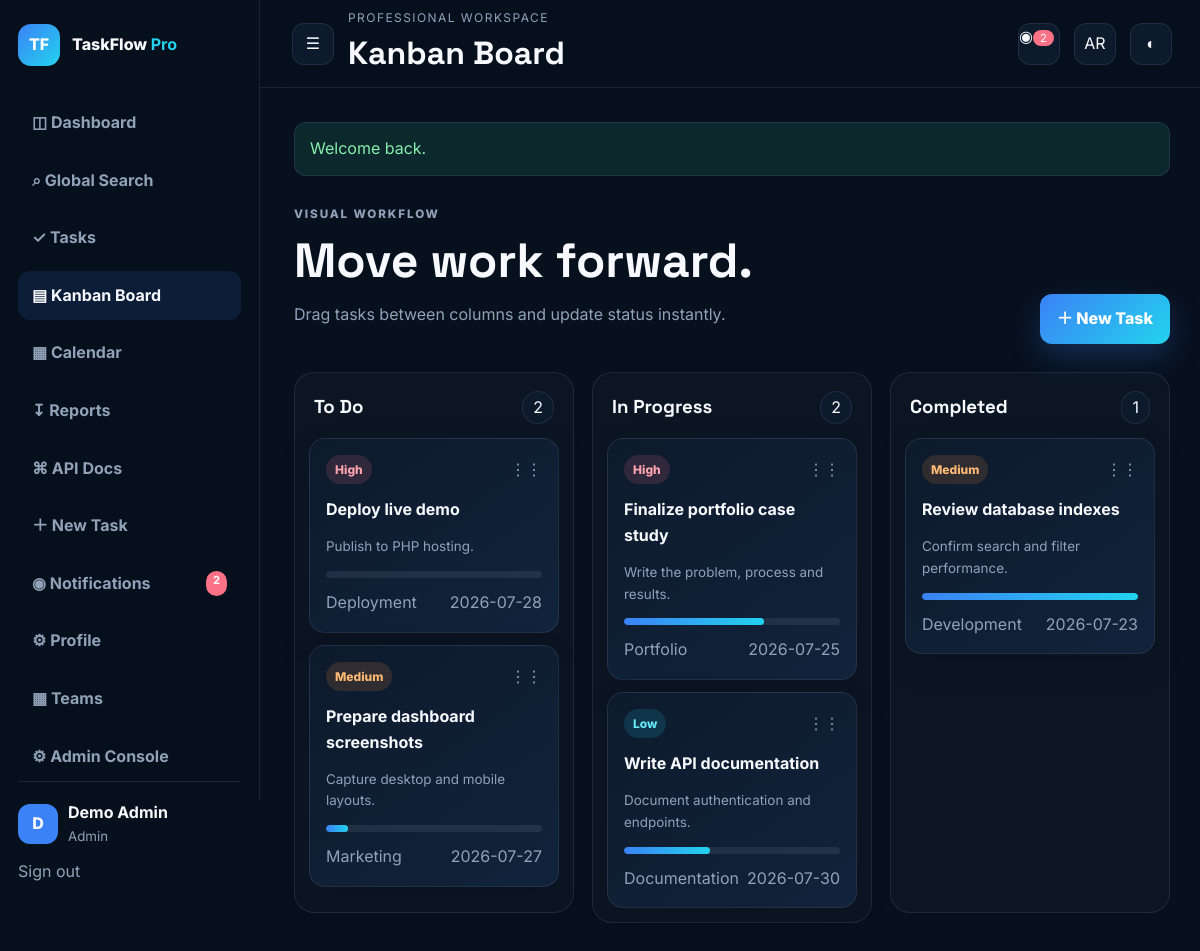
Screenshot of /tasks/kanban.php (signed in) with the database file from the repository.
### tables this page shows
CREATE TABLE users(
 id BIGINT UNSIGNED AUTO_INCREMENT PRIMARY KEY,
 name VARCHAR(80) NOT NULL,
 email VARCHAR(190) NOT NULL UNIQUE,
 password_hash VARCHAR(255) NOT NULL,
 role ENUM('admin','manager','member') NOT NULL DEFAULT 'member',
 avatar_color VARCHAR(20) NOT NULL DEFAULT '#3b82f6',
 bio VARCHAR(500) NULL,
 api_token VARCHAR(64) NOT NULL UNIQUE,
 last_login_at DATETIME NULL,
 created_at TIMESTAMP DEFAULT CURRENT_TIMESTAMP,
 updated_at TIMESTAMP DEFAULT CURRENT_TIMESTAMP ON UPDATE CURRENT_TIMESTAMP
);

CREATE TABLE tasks(
 id BIGINT UNSIGNED AUTO_INCREMENT PRIMARY KEY,
 user_id BIGINT UNSIGNED NOT NULL,
 team_id BIGINT UNSIGNED NULL,
 assigned_to BIGINT UNSIGNED NULL,
 title VARCHAR(150) NOT NULL,
 description TEXT NULL,
 status ENUM('todo','in_progress','completed') NOT NULL DEFAULT 'todo',
 priority ENUM('low','medium','high') NOT NULL DEFAULT 'medium',
 due_date DATE NULL,
 category VARCHAR(80) NOT NULL DEFAULT 'General',
 tags VARCHAR(255) NULL,
 progress TINYINT UNSIGNED NOT NULL DEFAULT 0,
 created_at TIMESTAMP DEFAULT CURRENT_TIMESTAMP,
 updated_at TIMESTAMP DEFAULT CURRENT_TIMESTAMP ON UPDATE CURRENT_TIMESTAMP,
 CONSTRAINT fk_tasks_user FOREIGN KEY(user_id) REFERENCES users(id) ON DELETE CASCADE,
 CONSTRAINT fk_tasks_team FOREIGN KEY(team_id) REFERENCES teams(id) ON DELETE SET NULL,
 CONSTRAINT fk_tasks_assignee FOREIGN KEY(assigned_to) REFERENCES users(id) ON DELETE SET NULL,
 INDEX idx_tasks_user_status(user_id,status),
 INDEX idx_tasks_user_priority(user_id,priority),
 INDEX idx_tasks_due(due_date),
 INDEX idx_tasks_team(team_id),
 INDEX idx_tasks_assignee(assigned_to)
);

### includes/functions.php (called while the page is built, shortened)
<?php
function e(?string $value): string {
    return htmlspecialchars($value ?? '', ENT_QUOTES, 'UTF-8');
}
function is_logged_in(): bool {
    return isset($_SESSION['user_id']);
}
function current_user(PDO $pdo): ?array {
    static $cached = null;
    if ($cached === null) {
        $stmt = $pdo->prepare("SELECT id,name,email,role,avatar_color,bio,api_token,created_at FROM users WHERE id=? LIMIT 1");
        $stmt->execute([$_SESSION['user_id']]);
        $cached = $stmt->fetch() ?: null;
    }
    return $cached;
}
function csrf_token(): string {
    return $_SESSION['csrf_token'];
}
function get_flashes(): array {
    $f = $_SESSION['flash'] ?? [];
    return $f;
}

### tasks/kanban.php (the view, shortened to what this page needs)
<?php
require_once __DIR__.'/../includes/bootstrap.php';
$u=current_user($pdo);
$uid=(int)$u['id'];
$stmt=$pdo->prepare("SELECT id,title,description,status,priority,due_date,category,progress FROM tasks WHERE (user_id=? OR assigned_to=?) ORDER BY FIELD(priority,'high','medium','low'), due_date IS NULL, due_date");
$stmt->execute([$uid,$uid]);
$tasks=$stmt->fetchAll();
$columns=['todo'=>'To Do','in_progress'=>'In Progress','completed'=>'Completed'];
$pageTitle='Kanban Board';
$activePage='kanban';
require __DIR__.'/../includes/header.php';
?>
<section class="hero-row">
 <div><p class="eyebrow">VISUAL WORKFLOW</p><h2>Move work forward.</h2><p>Drag tasks between columns and update status instantly.</p></div>
 <a class="btn btn-primary" href="tasks/create.php">＋ New Task</a>
</section>
<div class="kanban-board" data-csrf="<?=e(csrf_token())?>">
<?php foreach($columns as $status=>$label):?>
<section class="kanban-column" data-status="<?=e($status)?>">
 <div class="kanban-head"><h3><?=e($label)?></h3><span><?=count(array_filter($tasks,fn($t)=>$t['status']===$status))?></span></div>
 <div class="kanban-dropzone">
 <?php foreach($tasks as $t): if($t['status']!==$status) continue; ?>
  <article class="kanban-card" draggable="true" data-id="<?=$t['id']?>">
   <div class="task-card-top">
    <span class="badge priority-<?=e($t['priority'])?>"><?=e(ucfirst($t['priority']))?></span>
    <span class="kanban-grip">⋮⋮</span>
   </div>
   <a href="tasks/view.php?id=<?=$t['id']?>"><h4><?=e($t['title'])?></h4></a>
   <p><?=e(mb_strimwidth($t['description']?:'No description',0,90,'…'))?></p>
   <div class="progress-track"><span style="width:<?=(int)$t['progress']?>%"></span></div>
   <div class="task-meta"><span><?=e($t['category']?:'General')?></span><span><?=e($t['due_date']?:'No due date')?></span></div>
  </article>
 <?php endforeach; ?>
 </div>
</section>
<?php endforeach;?>
</div>
<?php require __DIR__.'/../includes/footer.php';?>

### includes/header.php (shortened to what this page needs)
<?php
$user=current_user($pdo);
$pageTitle=$pageTitle??'TaskFlow Pro';
$activePage=$activePage??'';
$flashes=get_flashes();
$stmt=$pdo->prepare("SELECT COUNT(*) FROM notifications WHERE user_id=? AND is_read=0");
$stmt->execute([(int)$user['id']]);
$unread=(int)$stmt->fetchColumn();
?>
<!doctype html>
<html lang="en">
<head><base href="<?=e(base_url().'/')?>">
<link rel="manifest" href="manifest.webmanifest"><meta name="theme-color" content="#07101d"><link rel="stylesheet" href="assets/css/app.css">
</head>
<body>
<div class="app-shell">
<aside class="sidebar" id="sidebar">
<a class="brand" href="dashboard.php"><span class="brand-mark">TF</span><span>TaskFlow <b>Pro</b></span></a>
<nav class="nav">
<a class="<?=$activePage==='dashboard'?'active':''?>" href="dashboard.php">◫ Dashboard</a>
<a class="<?=$activePage==='search'?'active':''?>" href="search.php">⌕ Global Search</a>
<a class="<?=$activePage==='tasks'?'active':''?>" href="tasks/index.php">✓ Tasks</a>
<a class="<?=$activePage==='kanban'?'active':''?>" href="tasks/kanban.php">▤ Kanban Board</a>
<a class="<?=$activePage==='calendar'?'active':''?>" href="tasks/calendar.php">▦ Calendar</a>
<a class="<?=$activePage==='reports'?'active':''?>" href="reports/index.php">↧ Reports</a>
<a class="<?=$activePage==='api-docs'?'active':''?>" href="docs/api.php">⌘ API Docs</a>
<a class="<?=$activePage==='new-task'?'active':''?>" href="tasks/create.php">＋ New Task</a>
<a class="<?=$activePage==='notifications'?'active':''?>" href="notifications/index.php">◉ Notifications <?php if($unread):?><span class="nav-badge"><?=$unread?></span><?php endif;?></a>
<a class="<?=$activePage==='profile'?'active':''?>" href="profile/index.php">⚙ Profile</a>
<?php if(in_array($user['role'],['admin','manager'],true)):?>
<a class="<?=$activePage==='teams'?'active':''?>" href="teams/index.php">▦ Teams</a>
<a class="<?=$activePage==='admin'?'active':''?>" href="admin/index.php">⚙ Admin Console</a>
<?php endif;?>
</nav>
<div class="sidebar-footer">
<div class="user-mini"><span class="avatar" style="--avatar:<?=e($user['avatar_color'])?>"><?=e(strtoupper(substr($user['name'],0,1)))?></span><div><strong><?=e($user['name'])?></strong><small><?=e(ucfirst($user['role']))?></small></div></div>
<a class="logout-link" href="auth/logout.php">Sign out</a>
</div>
</aside>
<div class="main-area">
<header class="topbar">
<button id="menuToggle" class="icon-btn">☰</button>
<div><p class="kicker">Professional workspace</p><h1><?=e($pageTitle)?></h1></div>
<a class="icon-btn" href="notifications/index.php">◉<?php if($unread):?><span class="bubble"><?=$unread?></span><?php endif;?></a>
<button id="langToggle" class="icon-btn" title="Language">AR</button><button id="themeToggle" class="icon-btn">◐</button>
</header>
<main class="content">
<?php foreach($flashes as $flash):?><div class="alert alert-<?=e($flash['type'])?>"><?=e($flash['message'])?></div><?php endforeach;?>

### rows the page displays
users: name "D", name "Demo Admin", role "Admin"
tasks: priority "High", title "Deploy live demo", description "Publish to PHP hosting.", category "Deployment", due_date "2026-07-28"
tasks: priority "Medium", title "Prepare dashboard screenshots", description "Capture desktop and mobile layouts.", progress 10 (drawn), category "Marketing", due_date "2026-07-27"
tasks: priority "High", title "Finalize portfolio case study", description "Write the problem, process and results.", progress 65 (drawn), category "Portfolio", due_date "2026-07-25"
tasks: priority "Low", title "Write API documentation", description "Document authentication and endpoints.", progress 40 (drawn), category "Documentation", due_date "2026-07-30"
tasks: priority "Medium", title "Review database indexes", description "Confirm search and filter performance.", progress 100 (drawn), category "Development", due_date "2026-07-23"

### other values shown
$unread "2"
$pageTitle "Kanban Board"
$flash['message'] "Welcome back."
$label "To Do"
count(array_filter($tasks,fn($t)=>$t['status']===$status)) "2"
$label "In Progress"
$label "Completed"
count(array_filter($tasks,fn($t)=>$t['status']===$status)) "1"
